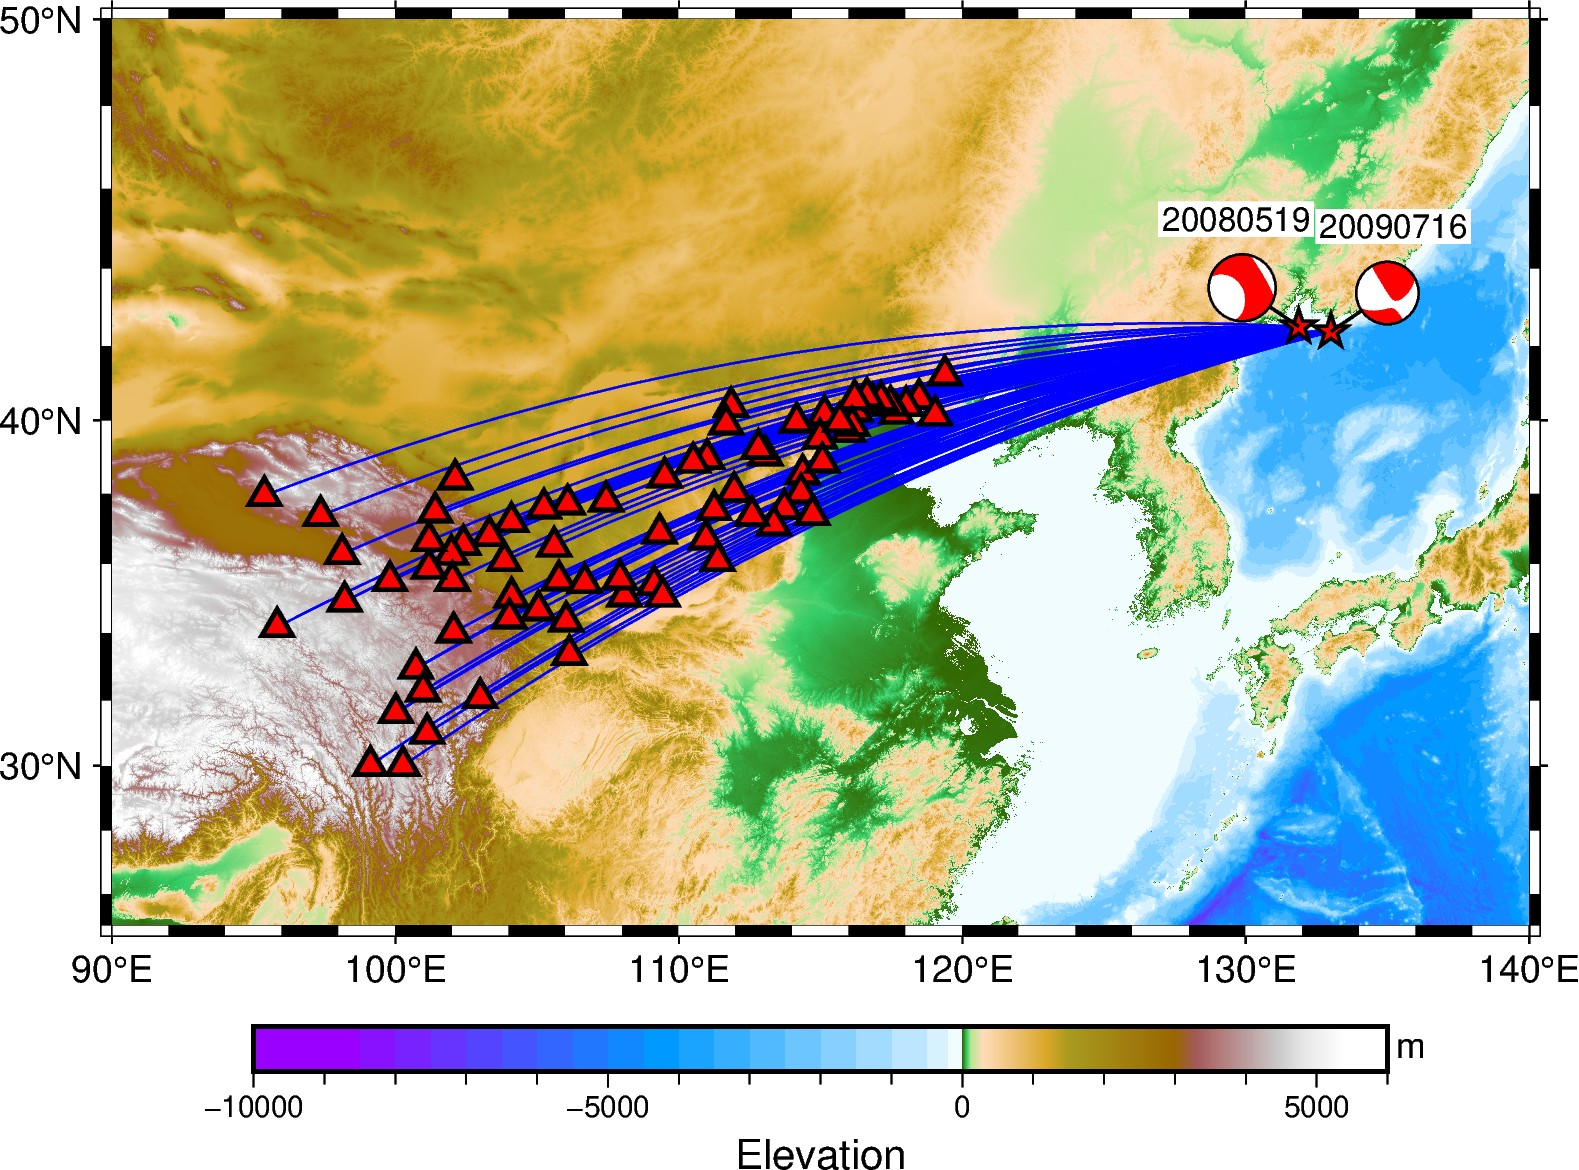

This figure's Python source:


# pygmt=0.14.0
import pygmt

from copy import deepcopy
import pandas as pd

pygmt.config(GMT_DATA_SERVER="https://mirror.nju.edu.cn/gmtdata/")

region_map = [90, 140, 25, 50]

fig = pygmt.Figure()

pygmt.makecpt(cmap="globe", series=[-10000, 6000])

fig.basemap(region=region_map, projection="M12c", frame="af")

grid_map = pygmt.datasets.load_earth_relief(resolution="15s", region=region_map)

fig.grdimage(grid=grid_map)

fig.colorbar(

    frame=["x+lElevation", "y+lm"],

)

##################################
f = open('./20080519_sta.info','r')
f_c = f.readlines()
f.close()

sta_nam_2008 = []
sta_stla_2008 = []
sta_stlo_2008 = []

for i in range(len(f_c)):
    sta_temp = f_c[i].replace('\n','').split()
    sta_nam_2008.append(sta_temp[0])
    sta_stla_2008.append(float(sta_temp[1]))
    sta_stlo_2008.append(float(sta_temp[2]))

f = open('./20090716_sta.info','r')
f_c = f.readlines()
f.close()

sta_nam_2009 = []
sta_stla_2009 = []
sta_stlo_2009 = []

for i in range(len(f_c)):
    sta_temp = f_c[i].replace('\n','').split()
    sta_nam_2009.append(sta_temp[0])
    sta_stla_2009.append(float(sta_temp[1]))
    sta_stlo_2009.append(float(sta_temp[2]))

sta_nam_draw = deepcopy(sta_nam_2008)
sta_stla_draw = deepcopy(sta_stla_2008)
sta_stlo_draw = deepcopy(sta_stlo_2008)

for i in range(len(sta_nam_2009)):
    if sta_nam_2009[i] in sta_nam_draw:
        continue
    else:
        sta_nam_draw.append(sta_nam_2009[i])
        sta_stla_draw.append(sta_stla_2009[i])
        sta_stlo_draw.append(sta_stlo_2009[i])

event1_info = {
    'event_name': '20080519',
    "mrr": 0.055,  # 径向分量
    "mtt": 1.410,  # 横向分量
    "mff": -1.460,  # 前向分量
    "mrt": 1.290,  # 径向-横向分量
    "mrf": -2.580,  # 径向-前向分量
    "mtf": 2.410,  # 横向-前向分量
    "exponent": 24,  # 指数项
    "longitude": 131.87,  # 震中经度
    "latitude": 42.50,  # 震中纬度
    "plot_longitude": 129.87,
    "plot_latitude": 43.50,
}
event2_info = {
    'event_name': '20090716',
    "mrr": -0.013,  # 径向分量
    "mtt": 0.76,  # 横向分量
    "mff": -0.748,  # 前向分量
    "mrt": 0.339,  # 径向-横向分量
    "mrf": -0.524,  # 径向-前向分量
    "mtf": -0.448,  # 横向-前向分量
    "exponent": 24,  # 指数项
    "longitude": 133.00,   # 震中经度
    "latitude": 42.37,   # 震中纬度
    "plot_longitude": 135.00,
    "plot_latitude": 43.37,
}

##################################

for i in range(len(sta_nam_2008)):
    fig.plot(x=[sta_stlo_2008[i],event1_info['longitude']], y=[sta_stla_2008[i],event1_info['latitude']],pen="0.5p,blue")
for i in range(len(sta_nam_2009)):
    fig.plot(x=[sta_stlo_2009[i],event2_info['longitude']], y=[sta_stla_2009[i],event2_info['latitude']],pen="0.5p,blue")


fig.plot(x=sta_stlo_draw, y=sta_stla_draw, style="t0.3c", fill='red', pen='1p,black')

fig.meca(
    spec=event1_info,
    scale="0.5c+o-0.05/0.2+f8p",
    labelbox=True,
    offset="+sa0.3c+p0.7p,black",
    compressionfill="red",
    extensionfill="white",
    pen="0.5p,black,solid",
)

fig.meca(
    spec=event2_info,
    scale="0.5c+o0.05/0.2+f8p",
    labelbox=True,
    offset="+sa0.3c+p0.7p,black",
    compressionfill="red",
    extensionfill="white",
    pen="0.5p,black,solid",
)

# fig.savefig('pic6_v2.0.jpg')
fig.savefig('pic6_v2.0.pdf')
